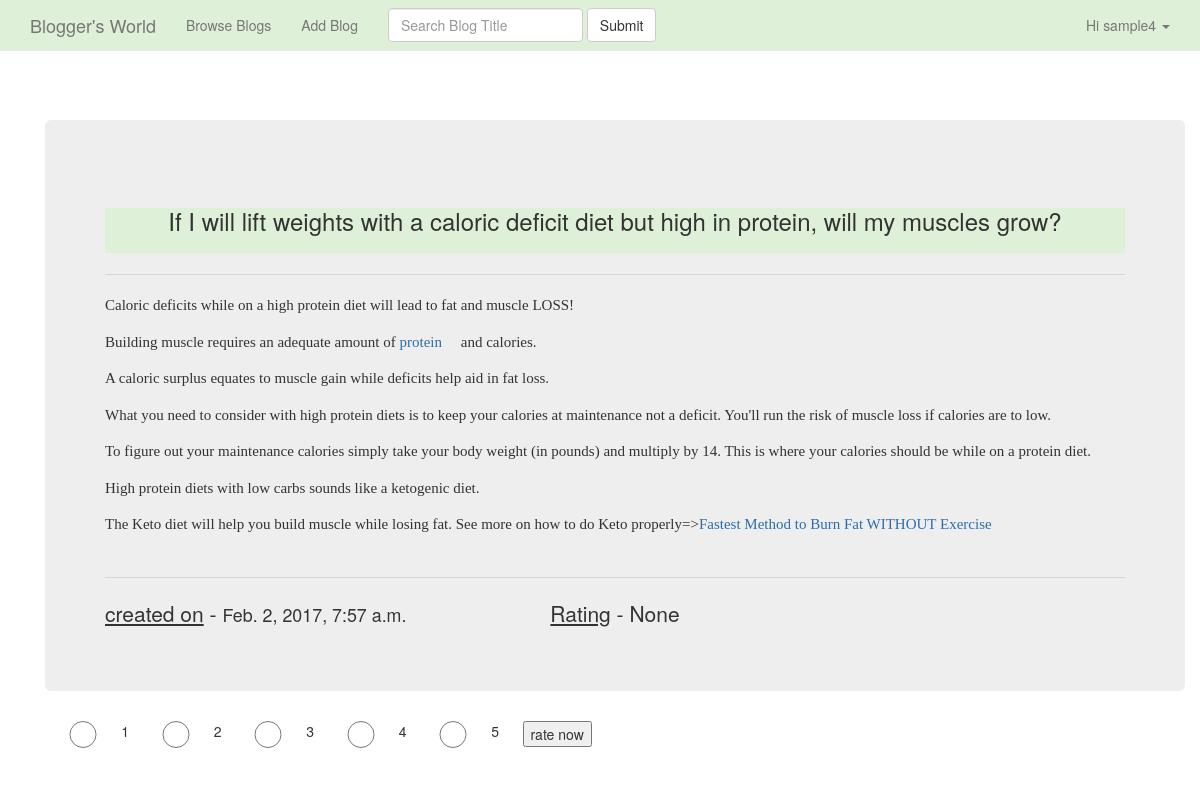
Screenshot of /blog/view_one/13 (signed in) with the database file from the repository.
### blog/models.py (models this page shows, shortened)
class Blog(models.Model):
    author = models.ForeignKey(User, on_delete=models.CASCADE)
    title = models.CharField(max_length=150)
    content = tinymce_models.HTMLField()
    created_on = models.DateTimeField()

### blog/views.py (the view)
# urls.py: url(r'^view_one/(?P<pk>\d+)', DetailBlog.as_view(), name='single_blog'),
class DetailBlog(DetailView) :
    template_name = 'blog/view_single_blog.html'
    def get_queryset(self, **kwargs):
        queryset = Blog.objects.filter(pk=self.kwargs['pk'])
        return queryset
    def get_context_data(self, **kwargs):
        context = super(DetailBlog, self).get_context_data(**kwargs)
        obj = Blog.objects.get(pk=self.kwargs['pk'])
        rating = Rating.objects.filter(blog_name__title=obj.title)
        context['rating'] = rating.aggregate(Avg('rating'))
        return context

### templates/blog/view_single_blog.html (shortened to what this page needs)
{% extends 'base.html' %}
{% block contents %}
    <div class="container">
        <div class="jumbotron " style="margin-top:50px;">
                <div class="content-header bg-success text-center page-header">
                    <h3>{{ object.title | capfirst }}</h3>
                </div>
                <hr>
                <div class="content" style="width:100%; overflow:hidden;">
                    {{ object.content | safe }}
                </div>
                <hr>
        <div class="row">
            <div class="bg-success">
                <p class="col-md-4 text-left text"><u>created on</u> - <small>{{ object.created_on }}</small></p>
                <p class="col-md-4 text-center "><u>Rating</u> - {{ rating.rating__avg }}</p>
            </div>
        </div>
    </div>
    <div class="container">
        <div class="row">
            <form class="form-horizontal col-md-6">
                <input type="radio" name="rating" value="1" class="col-md-1 checkbox"/><span class="col-md-1">1</span>
                <input type="radio" name="rating" value="2" class="col-md-1 checkbox"/><span class="col-md-1">2</span>
                <input type="radio" name="rating" value="3" class="col-md-1 checkbox"/><span class="col-md-1">3</span>
                <input type="radio" name="rating" value="4" class="col-md-1 checkbox"/><span class="col-md-1">4</span>
                <input type="radio" name="rating" value="5" class="col-md-1 checkbox"/><span class="col-md-1">5</span>
                <input type="button" id="submitButton" value="rate now" />
            </form>
        </div>
    </div>
{% endblock contents %}

### templates/base.html (shortened to what this page needs)
<!DOCTYPE html>
<html lang="en">
<head>
    <link rel="stylesheet" href="https://maxcdn.bootstrapcdn.com/bootstrap/3.3.7/css/bootstrap.min.css" />
</head>
<body style="padding-top:70px">
    <nav class="navbar navbar-default navbar-fixed-top bg-primary">
        <div class="container-fluid bg-success">
            <div class="container-fluid">
                <div class="navbar-header">
                    <a class="navbar-brand" href="{% url 'home' %}">Blogger's World</a>
                </div >
                <div class="collapse navbar-collapse bg-success" id="bs-example-navbar-collapse-1">
                    <ul class="nav navbar-nav">
                        <li class=""><a href="{%  url 'view_all' %}">Browse Blogs <span class="sr-only">(current)</span></a></li>
                        <li><a href="{% url 'add_blog' %}">Add Blog</a></li>
                    </ul>
                        <form class="navbar-form navbar-left" role="search">
                            <div class="form-group">
                                <input type="text" class="form-control" placeholder="Search Blog Title">
                            </div >
                            <button type="submit" class="btn btn-default">Submit</button>
                        </form>
                        {% if user.is_authenticated %}
                            <ul class="nav navbar-nav navbar-right">
                                <li class="dropdown">
                                    <a href="#" class="dropdown-toggle" data-toggle="dropdown" role="button" aria-haspopup="true" aria-expanded="false">Hi {{ user.get_username }} <span class="caret"></span></a>
                                </li>
                            </ul>
                        {% endif %}
                    </div >
            </div >
        </div>
    </nav>
    <div class="container">
        {% block contents %}
        {% endblock contents %}
    </div>
</body>
</html>

### rows the page displays
Blog: title "If I will lift weights with a caloric deficit diet but high in protein, will my muscles grow?", content "Caloric deficits while on a high protein diet will lead to fat and muscle LOSS! Building muscle requires an adequate amount of protein and calories. A caloric surplus equates to muscle gain while deficits help aid in fat loss. What you need to consider with high protein diets is to keep your calories at maintenance not a deficit. You'll run the risk of muscle loss if calories are to low. To figure out your maintenance calories simply take your body weight (in pounds) and multiply by 14. This is where your calories should be while on a protein diet. High protein diets with low carbs sounds like a ketogenic diet. The Keto diet will help you build muscle while losing fat. See more on how to do…", created_on "Feb. 2, 2017, 7:57 a.m."

### other values shown
{{ user.get_username }} "sample4"
{{ rating.rating__avg }} "None"
